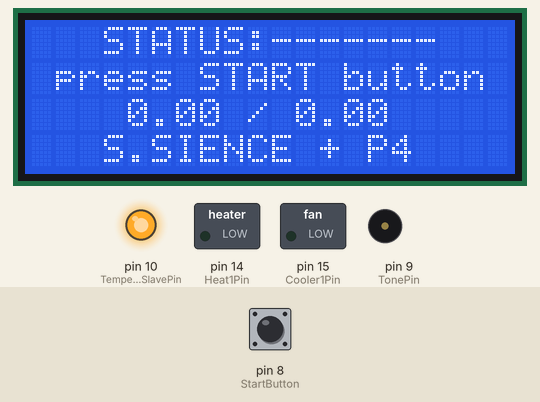
Recording of a sketch running on a simulated Arduino Uno, built with avr-gcc and run on an emulated ATmega328P. On the bench: 20×4 character LCD, switched loads named in the sketch (green lamp = pin HIGH), output pins drawn as LEDs (lit = HIGH), buzzer (waves = sounding). The inputs (shaded band) are chosen by the test bench; at power-on: pin 8 (StartButton) HIGH. What the sketch prints to the serial monitor is not drawn.

Above: at 1.2 s.
1.3 s: pin 8 (StartButton) pulled LOW for 0.15 s
At 3.1 s:
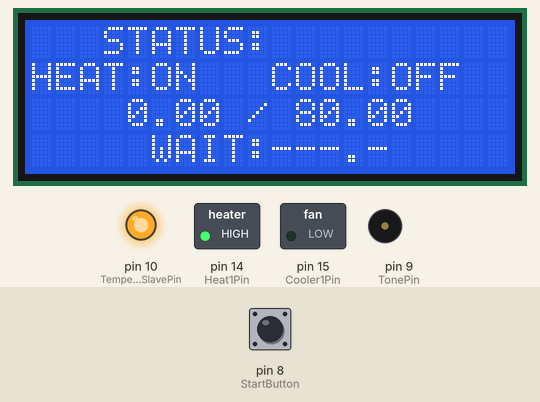
At 6.1 s:
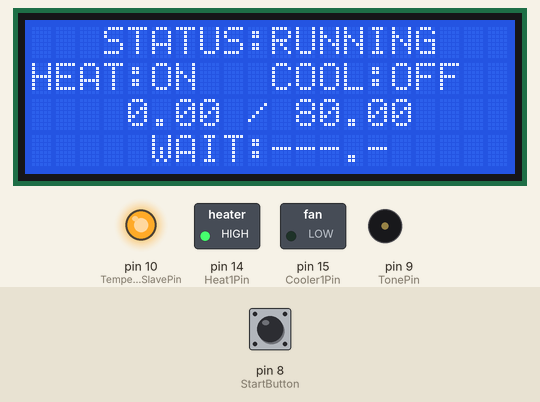
Timing chart, 0 to 7.6 s (numbered marks = the images above; inputs shaded):
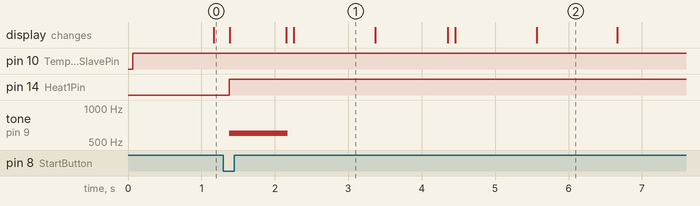

The sketch:

Papanda_SSR_Solder_Toaster_Controller_Platform.ino
```cpp
#include <PID_v1.h>
#include <LiquidCrystal.h>
#include <SPI.h>

// LCD(D2-D7)
#define LCDrsPin 2
#define LCDenablePin 3
#define LCDd4Pin 4
#define LCDd5Pin 5
#define LCDd6Pin 6
#define LCDd7Pin 7
// button(D8)
#define StartButton 8
// Beep(D9)
#define TonePin 9
// Tempratier(D10,D12-D13)
#define TemperatureSlavePin 10
#define TemperatureMisoPin 12
#define TemperatureSckPin 13
// PowerControl(A0,A1)
#define Heat1Pin 14
#define Cooler1Pin 15
#define delayWait 100
#define oneSec (1000 / delayWait)
#define VERSION "P4"

enum ReflowState { WARMUP, PREHEAT, PEAK, COOLDOWN, FINISH };
typedef struct tcdatom {
  ReflowState state_;
  float temp_;
  int wait_;
} tcd_t;

tcd_t temperature_control_data[] = {
  { WARMUP, 80, 60 },
  { PREHEAT, 120, 60 },
  { PEAK, 230, 8 },
  { COOLDOWN, 25, 150 },
  { FINISH,   0,  0 }
};

enum MainSeq { M_INIT, M_START, M_TARGET, M_KEEP, M_LOOPEND, M_FINISH };

double Kp = 107.9;
double Ki = 0.65;
double Kd = 18.5;
int WindowSize = 2000;
double Setpoint, Input, Output;
LiquidCrystal lcd(LCDrsPin,LCDenablePin,LCDd4Pin,LCDd5Pin,LCDd6Pin,LCDd7Pin);
PID myPID(&Input, &Output, &Setpoint, Kp, Ki, Kd, DIRECT);

tcd_t stage;         // now parameter.
MainSeq state;       // main program mode
byte tableCounter;   // data table counter
int blinkTimer;      // blink timer
boolean blinkFlag;   // blink ON/OFF flag
int tickCount;       // ticker
float tempstart = 0; // temperature
int tempptr = 0;     // pointer of temperature
float temprate = 0;  // rate of temperature
unsigned long windowStartTime;
float temperature = 0;
byte heaton = 0;
byte coolon = 0;

void setup() {
  // degug Initialize(SerialMonitor)
  Serial.begin(9600);
  // LCD initialize
  lcd.begin(20, 4);
  // button initialize
  pinMode(StartButton, INPUT_PULLUP);
  // PowerControl initialize
  pinMode(Heat1Pin, OUTPUT);
  pinMode(Cooler1Pin, OUTPUT);
  // Temprature initialize
  pinMode(TemperatureSlavePin, OUTPUT);
  digitalWrite(TemperatureSlavePin, HIGH);
  SPI.begin();
  SPI.setBitOrder(MSBFIRST);
  SPI.setClockDivider(SPI_CLOCK_DIV4);
  SPI.setDataMode(SPI_MODE0);
  // memory initialize
  state = M_INIT;
  tickCount = 0;
  tempptr = 0;
  heaton = 0;
  coolon = 0;
  myPID.SetOutputLimits(0, WindowSize);
  myPID.SetMode(AUTOMATIC);
}

void loop() {
  tempratureRead();


  switch (state) {
    case M_INIT: // initialize
      lcd.clear();
      tableCounter = 0;
      state = M_START;
      break;
    case M_START: // start switch wait
      if (digitalRead(StartButton) == LOW) {
        tone(TonePin,600,800);  // StartSound
        lcd.clear();
        setTempratureData();
        state = M_TARGET;
        Serial.print("M_START -> M_TARGET");
        Serial.println();
      }
      break;
    case M_TARGET: // target Temperature
      if (temperature > stage.temp_) {
        state  = M_KEEP;
        Serial.print("M_TARGET -> M_KEEP");
        Serial.println();
      }
      break;
    case M_KEEP: // keep time
      if (--stage.wait_ <= 0) {
        state = M_LOOPEND;
        Serial.print("M_KEEP -> M_LOOPEND");
        Serial.println();
      }
      break;
    case M_LOOPEND: // Loop or Finish?
      if (stage.state_ != FINISH) tableCounter++;
      setTempratureData();
      if (stage.state_ != FINISH) {
        Serial.print("M_LOOPEND -> M_TARGET");
        Serial.println();
        state = M_TARGET;
      } else {
        tone(TonePin,600,1500);  // FinishSound
        Serial.print("M_LOOPEND -> M_FINISH");
        Serial.println();
        state = M_FINISH;
      }
      break;
    case M_FINISH: // finish switch wait
      if (digitalRead(StartButton) == LOW) {
        state = M_INIT;
      }
      break;
  }
  heatControl();
  lcdDisplay();
  delay(delayWait);
}

void setTempratureData() {
  stage = temperature_control_data[tableCounter];
  stage.wait_  = stage.wait_ * oneSec;
  Setpoint = stage.temp_;
  windowStartTime = millis();
}

void tempratureRead() {
  unsigned int thermocouple;
  unsigned int internal;
  float disp;
  // read tem
  digitalWrite(TemperatureSlavePin, LOW);
  thermocouple = (unsigned int)SPI.transfer(0x00) << 8;
  thermocouple |= (unsigned int)SPI.transfer(0x00);
  internal = (unsigned int)SPI.transfer(0x00) << 8;
  internal |= (unsigned int)SPI.transfer(0x00);
  digitalWrite(TemperatureSlavePin, HIGH);
  if ((thermocouple & 0x0001) != 0) {
    Serial.print("ERROR: ");
    if ((internal & 0x0004) !=0) {
      Serial.print("Short to Vcc, ");
    }
    if ((internal & 0x0002) !=0) {
      Serial.print("Short to GND, ");
    }
    if ((internal & 0x0001) !=0) {
      Serial.print("Open Circuit, ");
    }
    Serial.println();
  } else {
    if ((thermocouple & 0x8000) == 0) {
      temperature = (thermocouple >> 2) * 0.25;
    } else {
      temperature = (0x3fff - (thermocouple >> 2) + 1)  * -0.25;
    }
    //温度勾配を求める
    if (tempptr == 0) {
      tempstart = temperature;
    }
    tempptr++;
    if (tempptr >= oneSec) {
      temprate = temperature - tempstart;
      tempptr = 0;
    }

    tickCount++;
    //デバッグ出力
    if ((tickCount % oneSec) == 0) {
      Serial.print(tickCount / oneSec);
      Serial.print(",");
      Serial.print(Input);
      Serial.print(",");
      Serial.print(Setpoint);
      Serial.print(",");
      Serial.print(Output);
      Serial.print(",");
      Serial.print(heaton);
      Serial.println();
    }
  }
}

void heatControl() {
  Input = temperature;
  myPID.Compute();
  if (millis() - windowStartTime > WindowSize){
    windowStartTime += WindowSize;
  }
  if (Output > millis() - windowStartTime) {
    heaton = 1;
  } else {
    heaton = 0;
  }
  if (stage.state_ == COOLDOWN) {
    coolon = 1;
  } else {
    coolon = 0;
  }
  if (heaton == 0) {
    digitalWrite(Heat1Pin, LOW);
  } else {
    digitalWrite(Heat1Pin, HIGH);
  }
  if (coolon == 0) {
     digitalWrite(Cooler1Pin, LOW);
  } else {
     digitalWrite(Cooler1Pin, HIGH);
  }
}

void lcdDisplay() {
  lcd.setCursor(3, 0);
  lcd.print("STATUS:");
  switch (state) {
    case 0: // initialize
    case 1: // start switch wait
      lcd.print("-------");
      lcd.setCursor(1, 1);
      if (blinkFlag == true) {
        lcd.print("press START button");
      } else {
        lcd.print("                  ");
      }
      lcd.setCursor(3, 3);
      lcd.print("S.SIENCE + ");
      lcd.print(VERSION);
      break;
    case 2: // target Temperature
    case 3: // keep time
    case 4: // Loop or Finish?
    case 5: // finish switch wait
      if (state != 5) {
        if (blinkFlag == true) {
          switch ((int)(tickCount / oneSec) % 3) {
            case 1:
            lcd.print(temprate);
              break;
            default:
              lcd.print("RUNNING");
          }
        } else {
          lcd.print("       ");
        }
      } else {
        lcd.print("FINISH!");
      }
      lcd.setCursor(0, 1);
      if (heaton == 0) {
        lcd.print("HEAT:OFF  ");
      } else {
        lcd.print("HEAT:ON   ");
      }
      if (coolon == 0) {
        lcd.print("COOL:OFF  ");
      } else {
        lcd.print("COOL:ON   ");
      }
      lcd.setCursor(5, 3);
      lcd.print("WAIT:");
      if (state == 3) {
        lcd.print(stage.wait_ / oneSec);
        lcd.print(".");
        lcd.print(stage.wait_ % oneSec * 10 / oneSec);
        lcd.print("sec");
      } else {
        lcd.print("---.-  ");
      }
      lcd.print("  ");
      break;
  }
  lcd.setCursor(2, 2);
  if (temperature < 100.0) lcd.print(" ");
  if (temperature < 10.0) lcd.print(" ");
  lcd.print(temperature);
  lcd.print(" / ");
  lcd.print(Setpoint);
  lcd.print("  ");
  // blink control
  if (++blinkTimer >= oneSec) {
    blinkTimer = 0;
    if (blinkFlag == false) {
      blinkFlag = true;
    } else {
      blinkFlag = false;
    }
  }
}
```

Measured:
- after the input at 1.3 s, pin 14 (Heat1Pin): LOW → HIGH after 0.08 s; tone on pin 9 (TonePin): silent → 600 Hz after 0.08 s, → silent 0.80 s later; the display: first changes after 0.09 s (image 1 shows a later state)
- what the display in image 1 shows lasts 1.1 s, from 2.3 s to 3.4 s
